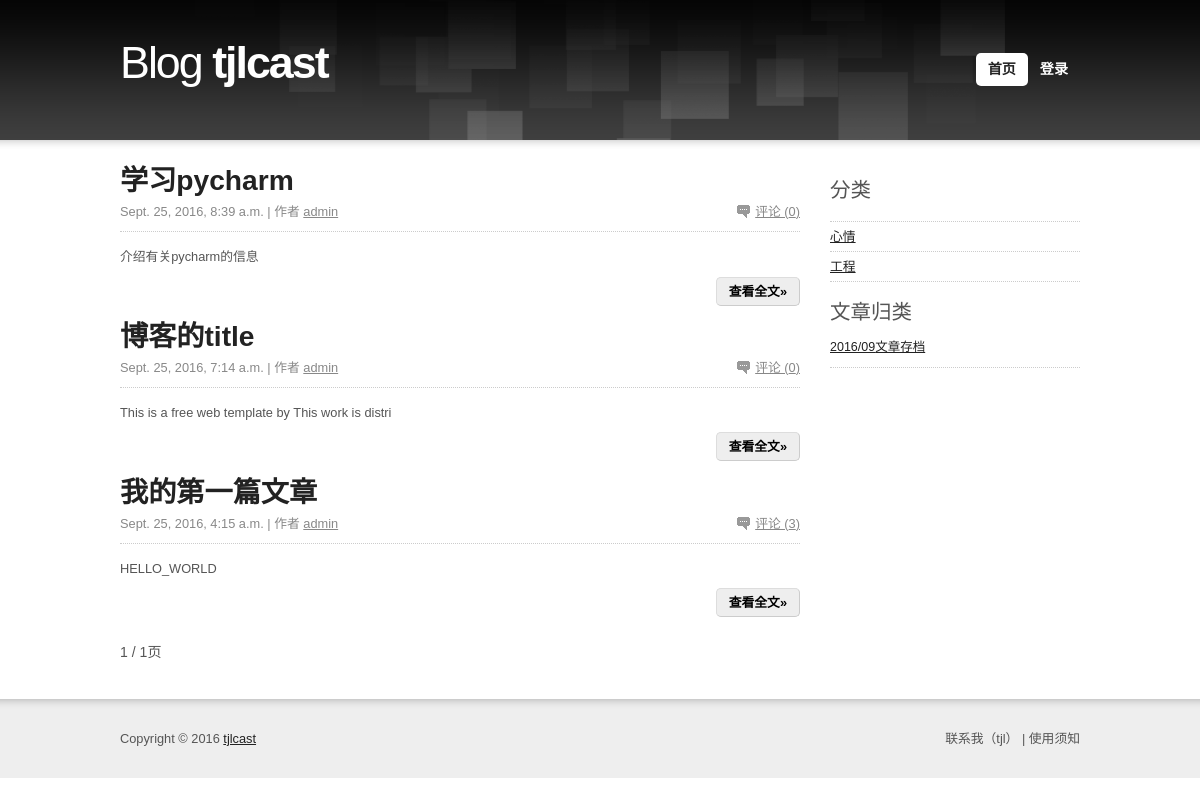
Before: / with the older database file.
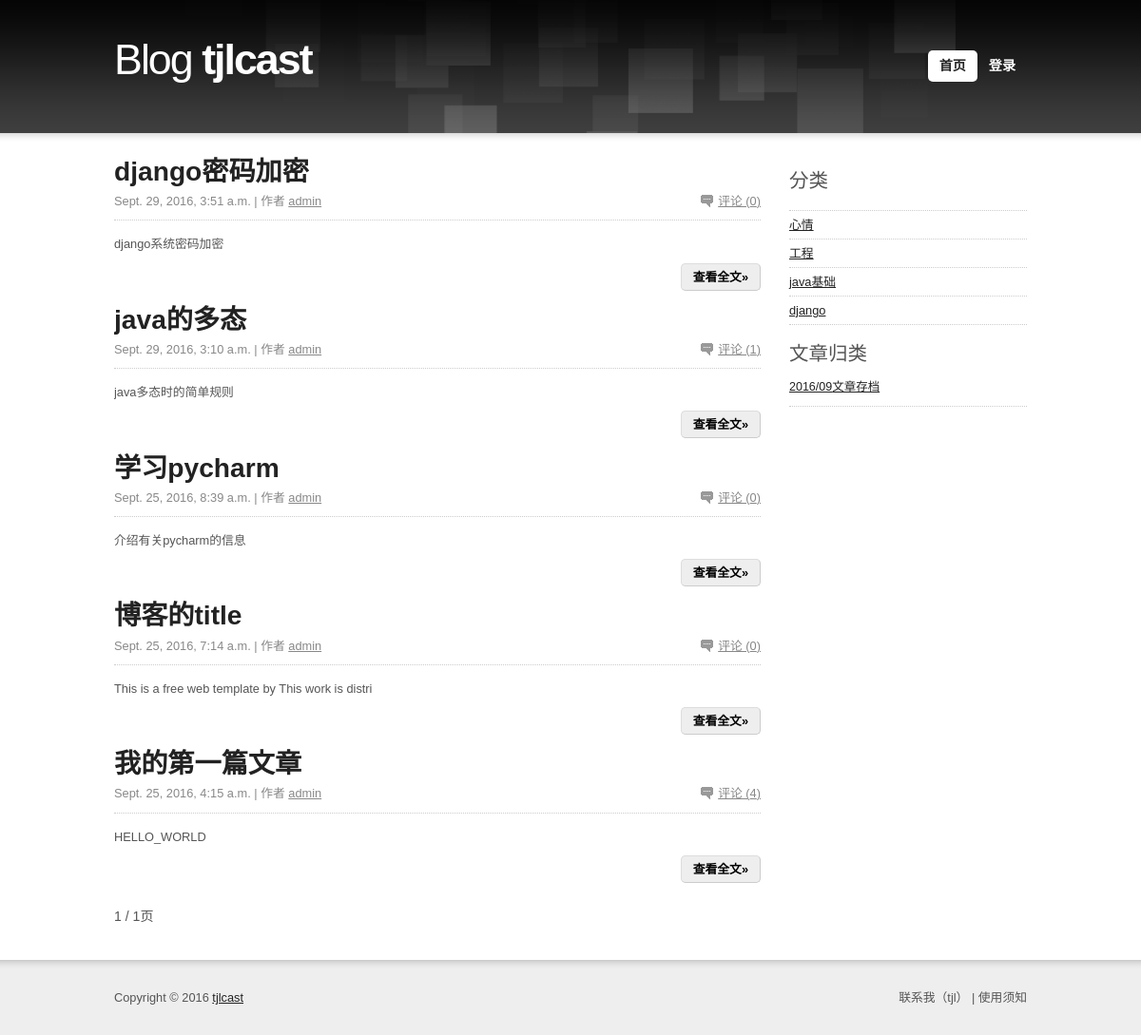
After: the same page with the newer database file.
### blog_old_project/models.py (models this page shows, shortened)
class Article(models.Model):
    title = models.CharField(max_length=50, verbose_name='文章标题')
    desc = models.CharField(max_length=50, verbose_name='文章描述')
    content = models.TextField(verbose_name='文章内容')
    click_count = models.IntegerField(default=0, verbose_name='点击次数')
    is_recommend = models.BooleanField(default=False, verbose_name='是否推荐')
    date_publish = models.DateTimeField(auto_now_add=True, verbose_name='发布时间')
    user = models.ForeignKey(User, verbose_name='用户')
    category = models.ForeignKey(Category, blank=True, null=True, verbose_name='分类')
    tag = models.ManyToManyField(Tag, verbose_name='标签')
    objects = ArticleManager()
    class Meta:
        verbose_name = '文章'
        verbose_name_plural = verbose_name
        ordering = ['-date_publish']

class User(AbstractUser):
    avatar = models.ImageField(upload_to='avatar/%Y/%m', max_length=200, blank=True,
                               null=True, verbose_name='用户头像')
    qq = models.CharField(max_length=20, blank=True, null=True, verbose_name='QQ号码')
    mobile = models.CharField(max_length=11, blank=True, null=True, unique=True, verbose_name='手机号码')
    url = models.URLField(max_length=100, blank=True, null=True, verbose_name='个人网页地址')
    class Meta:
        verbose_name = '用户'
        verbose_name_plural = verbose_name
        ordering = ['-id']

class Category(models.Model):
    name = models.CharField(max_length=30, verbose_name='分类名称')
    index = models.IntegerField(default=999,verbose_name='分类的排序')
    class Meta:
        verbose_name = '分类'
        verbose_name_plural = verbose_name
        ordering = ['index', 'id']

### blog_old_project/views.py (the view)
# urls.py: url(r'^$', index, name='index'),
def index(request):
    try:
        article_list = Article.objects.all()
        cur_page = int(request.GET.get('page', '0'))
        article_list = getPaginator(request, article_list, cur_page, )
        category_list = Category.objects.all()[:6]
        archive_list = Article.objects.distinct_date()
    except Exception as e:
        print e
    return render(request, 'index.html', locals())

### blog_old_project/models.py (called while the page is built)
    def distinct_date(self):
        distinct_date_list = []
        date_list = self.values('date_publish')
        for date in date_list:
            date = date['date_publish'].strftime('%Y/%m')
            if date not in distinct_date_list:
                distinct_date_list.append(date)
        return distinct_date_list

### blog_old_project/tools/MyPagination.py (called while the page is built)
    def page(self, number):
        self.page_num = number
        return super(JuncheePaginator, self).page(number)

### blog_old_project/views.py (called while the page is built)
def global_settings(request):
    SITE_NAME = settings.SITE_NAME
    SITE_DESC = settings.SITE_DESC
    return locals()

def getPaginator(request, obj_list, curPage, page_size=5):
    paginator = JuncheePaginator(obj_list, page_size)
    try:
        cur_page = int(curPage)
        obj_list = paginator.page(cur_page)
    except Exception as e:
        obj_list = paginator.page(1)
    return obj_list

### templates/index.html (shortened to what this page needs)
{% include 'header.html' %}
{% load myfilter %}
	<div id="section" class="box">
		<div id="content">
			<ul class="articles box">
                {% for article in article_list %}
                    <li>
                        <h2><a href="{% url 'article' %}?id={{ article.id }}">{{ article.title }}</a></h2>
                        <div class="article-info box">
                            <p class="f-right"><a href="#" class="comment">评论 ({{ article.comment_set.all.count }})</a></p>
                            <p class="f-left">{{ article.date_publish }} | 作者 <a href="#">{{ article.user.username }}</a></p>
                        </div>
                        <p>{{ article.desc | safe  }}</p>
                        <p class="more"><a href="{% url 'article' %}?id={{ article.id }}">查看全文&raquo;</a></p>
                    </li>
                {% endfor %}
			</ul>
			<div class="pagination box">
				<p class="f-left">{{ article_list.number }} / {{ article_list.paginator.num_pages }}页</p>
			</div>
		</div>
		{% include 'right.html' %}
	</div>
{% include 'footer.html' %}

### templates/header.html (shortened to what this page needs)
{% load staticfiles %}
<!DOCTYPE html PUBLIC "-//W3C//DTD XHTML 1.0 Strict//EN" "http://www.w3.org/TR/xhtml1/DTD/xhtml1-strict.dtd">
<html xmlns="http://www.w3.org/1999/xhtml">
<head>
	<link rel="stylesheet" media="screen,projection" type="text/css" href="{% static 'css/main.css' %}" />
	<link rel="stylesheet" media="screen,projection" type="text/css" href="{% static 'css/skin.css' %}" />
    <link rel="stylesheet" media="screen,projection" type="text/css" href="{% static 'css/botton.css' %}" />
    <link href="http://yangze01.github.io/fancybox/jquery.fancybox.css" rel="stylesheet" />
</head>
<body>
<div class="main">
	<div id="header" class="box">
		<h1 id="logo">Blog<span> {{ SITE_NAME }}</span></h1>
		<ul id="nav">
			<li {% if request.path == '/' %}class="current"{% endif %}><a href='{% url 'index' %}'>首页</a></li>
            {% if request.user.is_authenticated %}
			<li {% if request.path == '/logout/' %}class="current"{% endif %}><a href="{% url 'logout' %}" onclick="IsSure();">注销</a></li>
            <script>function IsSure(){
            var mes=confirm("您确定要注销吗？");
            if(mes==true){ return true; }
            return false;
            }</script>
            {% else %}
            <li {% if request.path == '/login/' %}class="current"{% endif %}><a href="{% url 'login' %}">登录</a></li>
            {% endif %}
		</ul>
	</div>

### templates/right.html (shortened to what this page needs)
		<div id="aside">
			<h3>分类</h3>
			<ul class="menu">
                {% for category in category_list %}
                    <li><a href="{% url 'category' %}?cid={{ category.id }}">{{ category.name }}</a></li>
                {% endfor %}
			</ul>
            <h3 class="nomb">文章归类</h3>
			<ul class="sponsors">
                {% for archive in archive_list %}
                    <li>
					<a href='{% url 'archive' %}?year={{ archive | slice:":4" }}&month={{ archive | slice:"5:7" }}'>{{ archive }}文章存档</a><br />
				    </li>
                {% endfor %}
			</ul>
		</div>

### templates/footer.html
</div>
<div id="footer">
	<div class="main box">
		<p class="f-right t-right"> 联系我（tjl） |  使用须知</p>
		<p class="f-left">Copyright &copy;&nbsp;2016 <a href="http://www.maiziedu.com/">tjlcast</a></p>
	</div>
</div>
</body>
</html>

### static/css/main.css (style rules this page uses)
blockquote, body, button, code, dd, div, dl, dt, fieldset, form, h1, h2, h3, h4, h5, h6, img, legend, li, ol, p, pre, td, th, ul { margin:0; padding:0; border:0; vertical-align:baseline; }
address, blockquote, dl, fieldset, form, h1, h2, h3, h4, h5, h6, ol, p, table, ul { margin:15px 0; }
body { background:url("../design/bg.png") 0 0 repeat-x; font:0.8em/1.5 "arial", sans-serif; }
h1 { font-size:300%; font-weight:normal; }
h2 { font-size:220%; font-weight:bold; }
h3 { font-size:160%; font-weight:normal; }
.main { width:960px; margin:0 auto; }
#header { position:relative; height:140px; overflow:hidden; background:url("../design/header.png") 50% 0 no-repeat; }
#header #logo { position:absolute; top:40px; left:0; margin:0; font-size:350%; line-height:1; letter-spacing:-2px; font-weight:normal; }
#header #logo span { font-weight:bold; }
#header #nav { position:absolute; top:38px; right:0; list-style:none; font-size:110%; }
#header #nav li { display:inline; }
#header #nav li a { display:block; float:left; padding:6px 12px; font-weight:bold; text-decoration:none; }
#header #nav li.current a { border-radius:5px; -webkit-border-radius:5px; -moz-border-radius:5px; text-decoration:none; }
#section { overflow:hidden; padding:20px 0; }
#content { float:left; width:680px; text-align:justify; }
.articles { margin:0; list-style:none; }
.articles h2 { margin:0; }
.articles h2 a { text-decoration:none; }
.articles .article-info { padding-bottom:10px; }
.articles .article-info .comment { padding-left:18px; background:url("../design/comment.gif") 0 50% no-repeat; }
.articles .article-info p { margin:0; }
.pagination { font-size:110%; }
.more { text-align:right; }
.more a { border-radius:5px; -webkit-border-radius:5px; -moz-border-radius:5px; padding:6px 12px; text-decoration:none; font-weight:bold; }
#aside { float:right; width:250px; }
.menu { list-style:none; }
.menu li { display:inline; }
.menu li a { display:block; padding:5px 0; }
.sponsors { margin:0; list-style:none; font-size:85%; }
.sponsors li { padding:10px 0; }
.sponsors li a { font-size:115%; }
#footer { padding:30px 0; background:url("../design/footer.gif") 0 0 repeat-x; }
#footer p { margin:0; }
.box { min-height:1px; _height:1%; }
.box:after { display:block; visibility:hidden; clear:both; line-height:0; font-size:0; content:"."; }
.f-left { float:left !important; }
.f-right { float:right !important; }
.t-right { text-align:right !important; }
.nomb { margin-bottom:0 !important; }

### static/css/skin.css (style rules this page uses)
body { background-color:#FFF; color:#555; }
a { color:#222; }
h1 { color:#222; }
h2 { color:#222; }
#header #logo { color:#FFF; }
#header #nav li a { color:#FFF; }
#header #nav li.current a { background-color:#FFF; color:#222; }
.articles .article-info { border-bottom:1px dotted #CCC; color:#888; }
.articles .article-info a { color:#888; }
.more a { border:1px solid #DDD; border-right:1px solid #CCC; border-bottom:1px solid #CCC; background-color:#EEE; color:#000; }
.menu { border-top:1px dotted #CCC; }
.menu li a { border-bottom:1px dotted #CCC; }
.sponsors { color:#888; }
.sponsors li { border-bottom:1px dotted #CCC; }
#footer { background-color:#EEE; }

Changed rows visible on the page:
added Article: title "django密码加密", comment_set.all.count "0", date_publish "Sept. 29, 2016, 3:51 a.m.", user.username "admin", desc "django系统密码加密"
added Article: title "java的多态", comment_set.all.count "1", date_publish "Sept. 29, 2016, 3:10 a.m.", user.username "admin", desc "java多态时的简单规则"
computed for Article "我的第一篇文章": comment_set.all.count "3" → "4"
added Category: name "java基础"
added Category: name "django"
